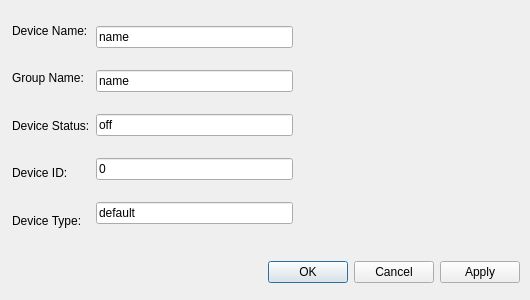
<?xml version="1.0" encoding="UTF-8"?>
<ui version="4.0">
 <class>SettingsDialogWindow</class>
 <widget class="QDialog" name="SettingsDialogWindow">
  <property name="geometry">
   <rect>
    <x>0</x>
    <y>0</y>
    <width>530</width>
    <height>300</height>
   </rect>
  </property>
  <property name="windowTitle">
   <string>Dialog</string>
  </property>
  <widget class="QWidget" name="layoutWidget">
   <property name="geometry">
    <rect>
     <x>260</x>
     <y>260</y>
     <width>260</width>
     <height>24</height>
    </rect>
   </property>
   <layout class="QHBoxLayout" name="horizontalLayout">
    <item>
     <spacer name="horizontalSpacer">
      <property name="orientation">
       <enum>Qt::Horizontal</enum>
      </property>
      <property name="sizeHint" stdset="0">
       <size>
        <width>40</width>
        <height>20</height>
       </size>
      </property>
     </spacer>
    </item>
    <item>
     <widget class="QDialogButtonBox" name="buttonBox">
      <property name="orientation">
       <enum>Qt::Horizontal</enum>
      </property>
      <property name="standardButtons">
       <set>QDialogButtonBox::Apply|QDialogButtonBox::Cancel|QDialogButtonBox::Ok</set>
      </property>
     </widget>
    </item>
   </layout>
  </widget>
  <widget class="QWidget" name="layoutWidget">
   <property name="geometry">
    <rect>
     <x>12</x>
     <y>10</y>
     <width>281</width>
     <height>231</height>
    </rect>
   </property>
   <layout class="QHBoxLayout" name="horizontalLayout_2">
    <item>
     <layout class="QVBoxLayout" name="verticalLayout">
      <item>
       <widget class="QLabel" name="label">
        <property name="text">
         <string>Device Name:</string>
        </property>
       </widget>
      </item>
      <item>
       <widget class="QLabel" name="label_2">
        <property name="text">
         <string>Group Name:</string>
        </property>
       </widget>
      </item>
      <item>
       <widget class="QLabel" name="label_3">
        <property name="text">
         <string>Device Status:</string>
        </property>
       </widget>
      </item>
      <item>
       <widget class="QLabel" name="label_4">
        <property name="text">
         <string>Device ID:</string>
        </property>
       </widget>
      </item>
      <item>
       <widget class="QLabel" name="label_5">
        <property name="text">
         <string>Device Type:</string>
        </property>
       </widget>
      </item>
     </layout>
    </item>
    <item>
     <layout class="QVBoxLayout" name="verticalLayout_2">
      <item>
       <widget class="QLineEdit" name="nameEdit">
        <property name="text">
         <string>name</string>
        </property>
       </widget>
      </item>
      <item>
       <widget class="QLineEdit" name="GroupNameEdit">
        <property name="text">
         <string>name</string>
        </property>
       </widget>
      </item>
      <item>
       <widget class="QLineEdit" name="statusEdit">
        <property name="text">
         <string>off</string>
        </property>
       </widget>
      </item>
      <item>
       <widget class="QLineEdit" name="idEdit">
        <property name="text">
         <string>0</string>
        </property>
       </widget>
      </item>
      <item>
       <widget class="QLineEdit" name="deviceTypeEdit">
        <property name="text">
         <string>default</string>
        </property>
       </widget>
      </item>
     </layout>
    </item>
   </layout>
  </widget>
 </widget>
 <resources/>
 <connections>
  <connection>
   <sender>buttonBox</sender>
   <signal>accepted()</signal>
   <receiver>SettingsDialogWindow</receiver>
   <slot>accept()</slot>
   <hints>
    <hint type="sourcelabel">
     <x>248</x>
     <y>254</y>
    </hint>
    <hint type="destinationlabel">
     <x>157</x>
     <y>274</y>
    </hint>
   </hints>
  </connection>
  <connection>
   <sender>buttonBox</sender>
   <signal>rejected()</signal>
   <receiver>SettingsDialogWindow</receiver>
   <slot>reject()</slot>
   <hints>
    <hint type="sourcelabel">
     <x>316</x>
     <y>260</y>
    </hint>
    <hint type="destinationlabel">
     <x>286</x>
     <y>274</y>
    </hint>
   </hints>
  </connection>
 </connections>
</ui>
